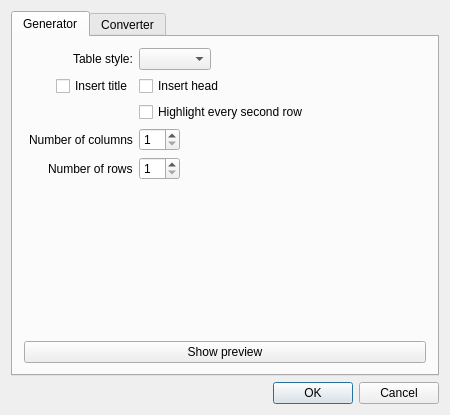
<?xml version="1.0" encoding="UTF-8"?>
<ui version="4.0">
 <class>CTableTemplateClass</class>
 <widget class="QDialog" name="CTableTemplateClass">
  <property name="geometry">
   <rect>
    <x>0</x>
    <y>0</y>
    <width>450</width>
    <height>415</height>
   </rect>
  </property>
  <property name="sizePolicy">
   <sizepolicy hsizetype="Fixed" vsizetype="Fixed">
    <horstretch>0</horstretch>
    <verstretch>0</verstretch>
   </sizepolicy>
  </property>
  <property name="minimumSize">
   <size>
    <width>400</width>
    <height>350</height>
   </size>
  </property>
  <property name="maximumSize">
   <size>
    <width>800</width>
    <height>600</height>
   </size>
  </property>
  <property name="windowTitle">
   <string>Table</string>
  </property>
  <property name="windowIcon">
   <iconset resource="res/tabletemplate_resources.qrc">
    <normaloff>:/tabletemplate.png</normaloff>:/tabletemplate.png</iconset>
  </property>
  <property name="locale">
   <locale language="English" country="UnitedKingdom"/>
  </property>
  <layout class="QVBoxLayout" name="verticalLayout">
   <item>
    <widget class="QTabWidget" name="tabWidget">
     <property name="currentIndex">
      <number>0</number>
     </property>
     <widget class="QWidget" name="generatorTab">
      <attribute name="title">
       <string>Generator</string>
      </attribute>
      <layout class="QVBoxLayout" name="verticalLayout_2">
       <item>
        <layout class="QFormLayout" name="formLayout">
         <property name="fieldGrowthPolicy">
          <enum>QFormLayout::ExpandingFieldsGrow</enum>
         </property>
         <property name="labelAlignment">
          <set>Qt::AlignRight|Qt::AlignTrailing|Qt::AlignVCenter</set>
         </property>
         <property name="leftMargin">
          <number>5</number>
         </property>
         <item row="0" column="1">
          <widget class="QComboBox" name="tableStyleBox">
           <property name="currentIndex">
            <number>-1</number>
           </property>
          </widget>
         </item>
         <item row="0" column="0">
          <widget class="QLabel" name="label">
           <property name="text">
            <string>Table style:</string>
           </property>
          </widget>
         </item>
         <item row="1" column="1">
          <widget class="QCheckBox" name="showHeadBox">
           <property name="text">
            <string>Insert head</string>
           </property>
          </widget>
         </item>
         <item row="1" column="0">
          <widget class="QCheckBox" name="showTitleBox">
           <property name="text">
            <string>Insert title</string>
           </property>
          </widget>
         </item>
         <item row="2" column="1">
          <widget class="QCheckBox" name="HighlightSecondBox">
           <property name="text">
            <string>Highlight every second row</string>
           </property>
          </widget>
         </item>
         <item row="3" column="1">
          <widget class="QSpinBox" name="colsNum">
           <property name="minimum">
            <number>1</number>
           </property>
          </widget>
         </item>
         <item row="3" column="0">
          <widget class="QLabel" name="colsNumLabel">
           <property name="text">
            <string>Number of columns</string>
           </property>
          </widget>
         </item>
         <item row="4" column="0">
          <widget class="QLabel" name="rowsNumLabel">
           <property name="text">
            <string>Number of rows</string>
           </property>
          </widget>
         </item>
         <item row="4" column="1">
          <widget class="QSpinBox" name="rowsNum">
           <property name="minimum">
            <number>1</number>
           </property>
          </widget>
         </item>
        </layout>
       </item>
       <item>
        <widget class="QPushButton" name="previewButton">
         <property name="text">
          <string>Show preview</string>
         </property>
        </widget>
       </item>
      </layout>
     </widget>
     <widget class="QWidget" name="converterTab">
      <attribute name="title">
       <string>Converter</string>
      </attribute>
      <layout class="QVBoxLayout" name="verticalLayout_3">
       <item>
        <layout class="QFormLayout" name="formLayout_2">
         <item row="0" column="0" colspan="2">
          <widget class="QLabel" name="baseformatLabel">
           <property name="text">
            <string>Inyoka base template:</string>
           </property>
          </widget>
         </item>
         <item row="1" column="0" colspan="2">
          <widget class="QPlainTextEdit" name="baseTextEdit"/>
         </item>
         <item row="2" column="0">
          <widget class="QPushButton" name="BaseToNewButton">
           <property name="text">
            <string>Base to new</string>
           </property>
           <property name="icon">
            <iconset resource="../../application/res/inyokaedit_resources.qrc">
             <normaloff>:/images/go-down.png</normaloff>:/images/go-down.png</iconset>
           </property>
          </widget>
         </item>
         <item row="2" column="1">
          <widget class="QPushButton" name="NewToBaseButton">
           <property name="text">
            <string>New to base</string>
           </property>
           <property name="icon">
            <iconset resource="../../application/res/inyokaedit_resources.qrc">
             <normaloff>:/images/go-up.png</normaloff>:/images/go-up.png</iconset>
           </property>
          </widget>
         </item>
         <item row="3" column="0" colspan="2">
          <widget class="QLabel" name="NewformatLabel">
           <property name="text">
            <string>New table template:</string>
           </property>
          </widget>
         </item>
         <item row="4" column="0" colspan="2">
          <widget class="QPlainTextEdit" name="newTextEdit"/>
         </item>
        </layout>
       </item>
      </layout>
     </widget>
    </widget>
   </item>
   <item>
    <widget class="QDialogButtonBox" name="buttonBox">
     <property name="standardButtons">
      <set>QDialogButtonBox::Cancel|QDialogButtonBox::Ok</set>
     </property>
    </widget>
   </item>
  </layout>
 </widget>
 <layoutdefault spacing="6" margin="11"/>
 <resources>
  <include location="res/tabletemplate_resources.qrc"/>
  <include location="../../application/res/inyokaedit_resources.qrc"/>
 </resources>
 <connections>
  <connection>
   <sender>buttonBox</sender>
   <signal>rejected()</signal>
   <receiver>CTableTemplateClass</receiver>
   <slot>reject()</slot>
   <hints>
    <hint type="sourcelabel">
     <x>199</x>
     <y>277</y>
    </hint>
    <hint type="destinationlabel">
     <x>199</x>
     <y>149</y>
    </hint>
   </hints>
  </connection>
 </connections>
</ui>
